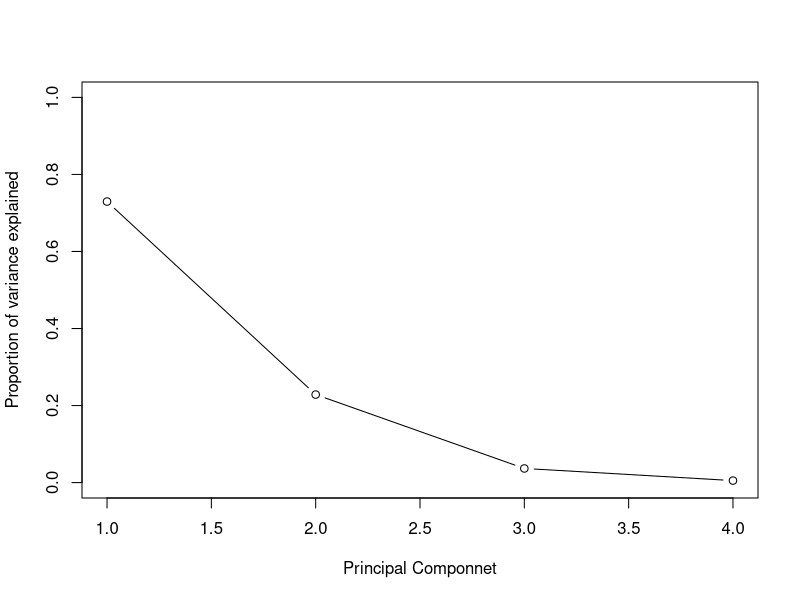
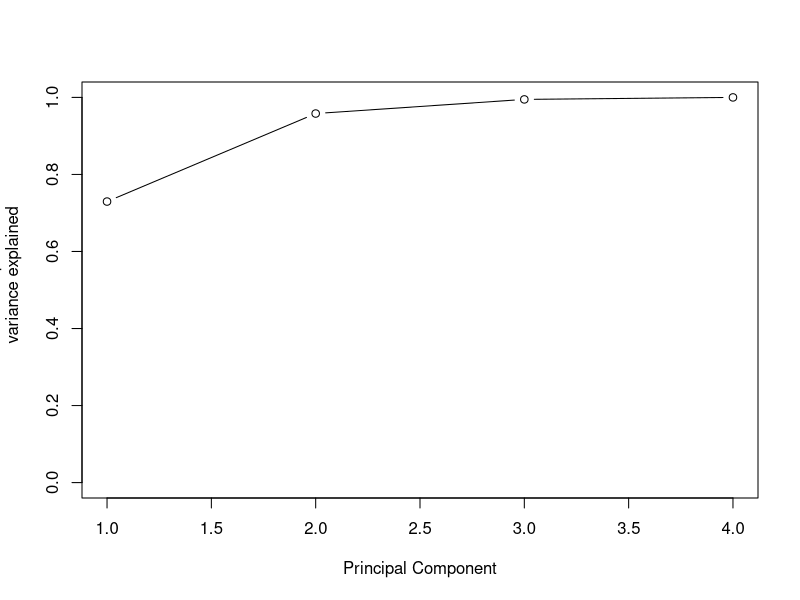

Here is the R script that generated these plots, in order:
#Dimensionality Reduction
cor(iris[,1:4]) #correlation matrix
#perform a principal components analysis 
pcI <- prcomp(iris[,1:4],scale=TRUE)
summary(pcI)
pcI$rotation #loadings
eigen(cor(iris[,1:4]))$vector #same with loadings
# variance explained by  principle components
pcv <- pcI$sdev^2 
eigen(cor(iris[,1:4]))$values #eigenvaluess of the correlation matrix
pve <- pcv/sum(pcv) #percentage of variance explained by pc
sum(pve)
plot(pve,xlab="Principal Componnet",ylab="Proportion of variance explained",ylim=c(0,1),type="b")
plot(cumsum(pve), xlab = "Principal Component", ylab = "Cumulative Proportion of 
      variance explained", ylim=c(0,1), type="b")
#prediction
predict(pcI)
predict(pcI)[,1:2] #first two PCs
#or
pcI$x[,1:2]
